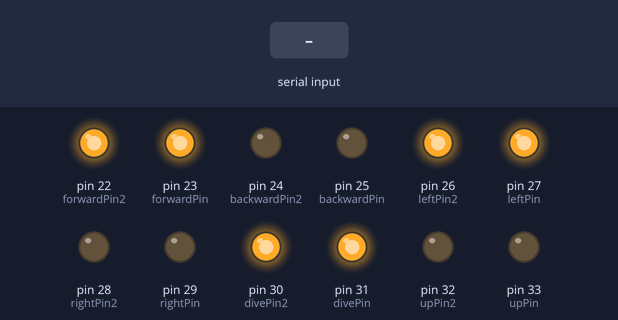
This sketch was run on a simulated Arduino Mega 2560, built with avr-gcc and run on an emulated ATmega2560. Parts: output pins drawn as LEDs (lit = HIGH). The test bench sets the inputs (shaded band).

Above: at 1.2 s.
1.3 s: "90,45\n" received over Serial
At 4.0 s:
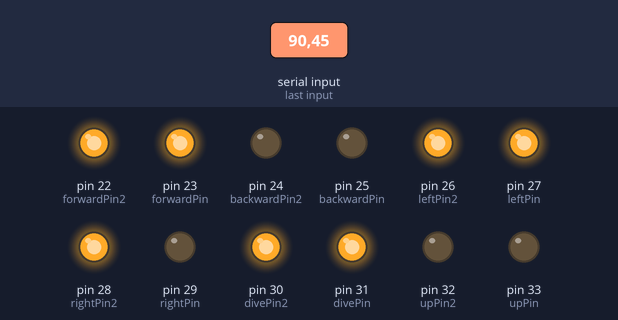
4.3 s: "2\n" received over Serial
At 6.9 s:
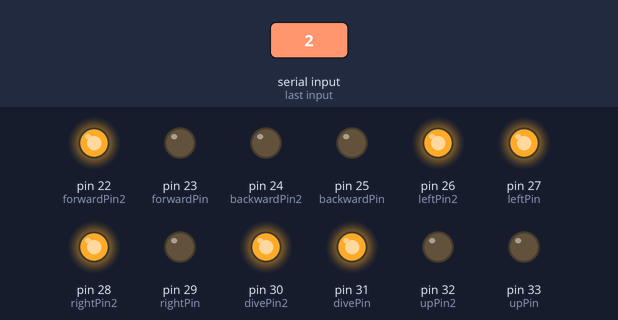
7.3 s: "3\n" received over Serial
At 10.1 s:
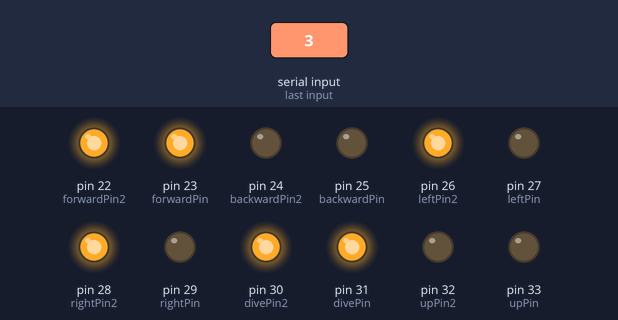
10.3 s: "0\n" received over Serial
At 12.6 s:
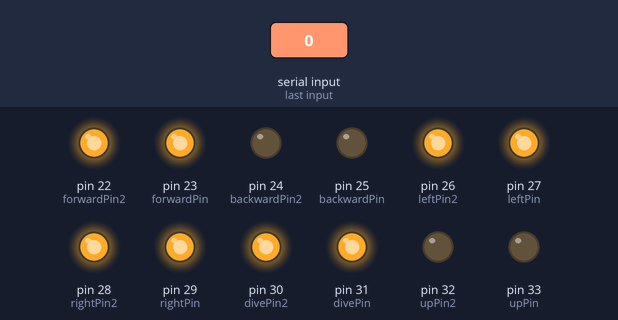
13.3 s: "4\n" received over Serial
At 16.0 s:
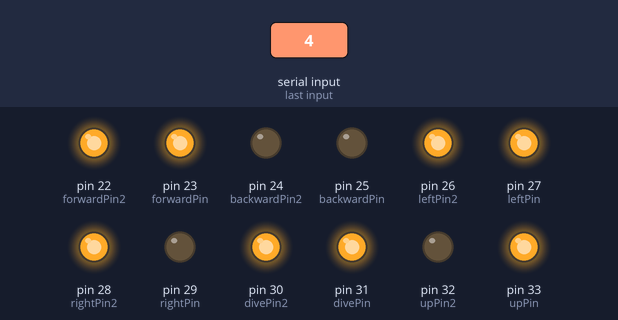
16.3 s: "5\n" received over Serial
At 19.7 s:
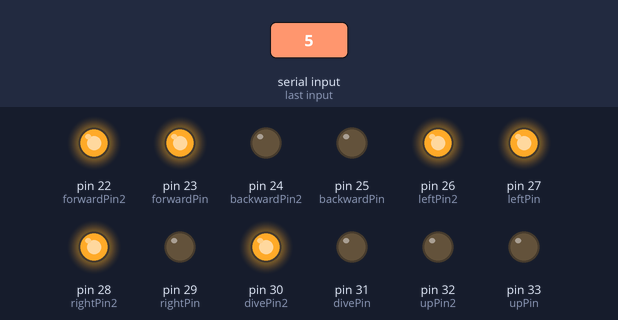
Timing chart, 0 to 20.3 s (numbered marks = the images above; inputs shaded):
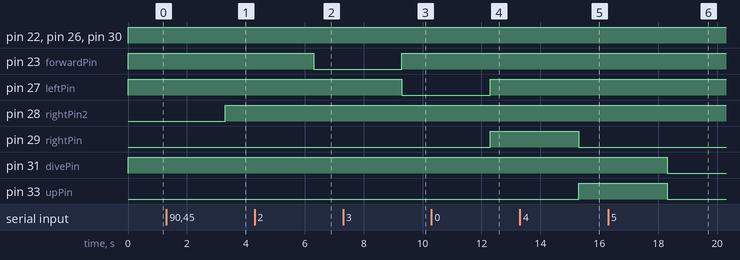

Measured:
- after the input at 1.3 s, pin 28 (rightPin2): LOW → HIGH after 2.0 s
- after the input at 4.3 s, pin 23 (forwardPin): HIGH → LOW after 2.0 s
- after the input at 7.3 s, pin 23 (forwardPin): LOW → HIGH after 2.0 s; pin 27 (leftPin): HIGH → LOW after 2.0 s
- after the input at 10.3 s, pin 27 (leftPin), pin 29 (rightPin): LOW → HIGH after 2.0 s
- after the input at 13.3 s, pin 29 (rightPin): HIGH → LOW after 2.0 s; pin 33 (upPin): LOW → HIGH after 2.0 s
- after the input at 16.3 s, pin 31 (divePin), pin 33 (upPin): HIGH → LOW after 2.0 s

The sketch:

UpdateVersion.ino
```cpp
int forwardPin = 23;
int backwardPin = 25;
int leftPin = 27;
int rightPin = 29;
int divePin = 31;
int upPin = 33;
int cmd = 10;
int PIDinp = 0;
int serial_input_flag = 0;

int forwardPin2 = 22;
int backwardPin2 = 24;
int leftPin2 = 26;
int rightPin2 = 28;
int divePin2 = 30;
int upPin2 = 32;
int cmd2 = 10;

unsigned long currentTime,currentTimePID, previousTime;
unsigned long storedTime = 0;
unsigned long storedTime2 = 0;
unsigned long storedFloatTime = 0;

double elapsedTime;
double error;
double lastError;
double input, output, setPoint;
double cumError, rateError;
int cmdFlag = 99;
int cmdPrevious = 99;
int cmd2Previous = 99;
                  // forwardPin,backwardPin,leftPin,rightPin,divePin,upPin
int controls[7][6] = {{1,0,1,0,1,0}, // Stop d = 0
                      {0,0,1,0,1,0}, // Forward d = 1
                      {1,1,1,0,1,0}, // Backward d = 2
                      {1,0,0,0,1,0}, // Left d = 3
                      {1,0,1,1,1,0}, // Right d = 4
                      {1,0,1,0,0,0}, // Dive d = 5
                      {1,0,1,0,1,1}, // Up d = 6
                      };
int controls2[7][6] = {{1,0,1,0,1,0}, // Stop d = 0
                      {0,0,1,0,1,0}, // Forward d = 1
                      {1,1,1,0,1,0}, // Backward d = 2
                      {1,0,0,0,1,0}, // Left d = 3
                      {1,0,1,1,1,0}, // Right d = 4
                      {1,0,1,0,0,0}, // Dive d = 5
                      {1,0,1,0,1,1}, // Up d = 6
                      };

int diveFlag = 0;
int upFlag = 0;

void setup() {
  // put your setup code here, to run once:
  Serial.begin(115200);
//  Setup of pins for Submarine 1 (40MHz)
  for(int i = 23; i<=33; i+=2){
    pinMode(i, OUTPUT);
  }

  for(int i = 22; i<=32; i+=2){
    pinMode(i, OUTPUT);
  }
//  Setup of pins for Submarine 2 (27MHz)
}

void loop() {
  currentTime = millis();

  // Receive signal data from Pyton terminal
  if(Serial.available() > 0){
    cmd = Serial.readStringUntil(' ').toInt();
    cmd2 =  Serial.readStringUntil('\r').toInt();
    storedTime = millis();
    storedTime2 = millis();
    }


  // Basic operating
  if(cmd == 10){ // Stop
    for(int i=23; i<=33; i+=2){
      digitalWrite(i,controls[0][(i-23)/2]);
    }
  }

  if(cmd2 == 10){ // Stop
    for(int i=22; i<=32; i+=2){
      digitalWrite(i,controls2[0][(i-22)/2]);
    }
  }

  if(cmd == 2){ // Forward
    for(int i=23; i<=33; i+=2){
      digitalWrite(i,controls[1][(i-23)/2]);
    }
  }

  if(cmd2 == 2){ // Forward
    for(int i=22; i<=32; i+=2){
      digitalWrite(i,controls2[1][(i-22)/2]);
    }
  }
//************************************************************************************************************************
//************************************************************************************************************************
//************************************************************************************************************************
//************************************************************************************************************************

  if(cmd == 3){ // Left
    for(int i=23; i<=33; i+=2){
      digitalWrite(i,controls[3][(i-23)/2]);
    }
  }

  if(cmd2 == 3){ // Left
    for(int i=22; i<=32; i+=2){
      digitalWrite(i,controls2[3][(i-22)/2]);
    }
  }
//************************************************************************************************************************
//************************************************************************************************************************

  if(cmd == 0){ // Right
    for(int i=23; i<=33; i+=2){
      digitalWrite(i,controls[4][(i-23)/2]);
    }
  }

  if(cmd2 == 0){ // Right

    for(int i=22; i<=32; i+=2){
      digitalWrite(i,controls2[4][(i-22)/2]);
    }
  }
//************************************************************************************************************************
//************************************************************************************************************************

  if(cmd == 4){ // Up
    for(int i=23; i<=33; i+=2){
      digitalWrite(i,controls[6][(i-23)/2]);
    }
  }

  if(cmd == 5){ // Dive
    for(int i=23; i<=33; i+=2){
      digitalWrite(i,controls[5][(i-23)/2]);
    }
  }

  if(cmd2 == 4){ // Up
    for(int i=22; i<=32; i+=2){
      digitalWrite(i,controls2[6][(i-22)/2]);
    }
  }

  if(cmd2 == 5){ // Dive
    for(int i=22; i<=32; i+=2){
      digitalWrite(i,controls2[5][(i-22)/2]);
    }
  }
//************************************************************************************************************************
//************************************************************************************************************************

  if(cmd == 6){ // Keep floating
    int floatInterval1 = 1000;
    int floatInterval2 = 1000;
    if((currentTime - storedFloatTime >= 0) && (currentTime - storedFloatTime < floatInterval1)){
      for(int i=23; i<=33; i+=2){
        digitalWrite(i,controls[5][(i-23)/2]);
      }
    }
    else if((currentTime - storedFloatTime >= floatInterval1) && (currentTime - storedFloatTime < floatInterval1+floatInterval2)){
      for(int i=23; i<=33; i+=2){
        digitalWrite(i,controls[6][(i-23)/2]);
      }
    }
    else{
      storedFloatTime = currentTime;
    }
  }

  if(cmd2 == 6){ // Keep floating
    int floatInterval1 = 1000;
    int floatInterval2 = 1000;
    if((currentTime - storedFloatTime >= 0) && (currentTime - storedFloatTime < floatInterval1)){
      for(int i=22; i<=32; i+=2){
        digitalWrite(i,controls2[5][(i-22)/2]);
      }
    }
    else if((currentTime - storedFloatTime >= floatInterval1) && (currentTime - storedFloatTime < floatInterval1+floatInterval2)){
      for(int i=22; i<=32; i+=2){
        digitalWrite(i,controls2[6][(i-22)/2]);
      }
    }
    else{
      storedFloatTime = currentTime;
    }
  }
}
```
